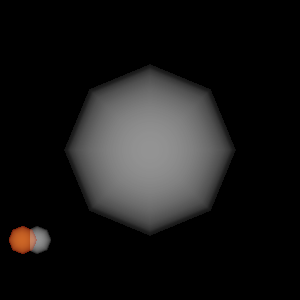

Write the Python code that produced this figure.
#!/usr/bin/env python

# Demonstrate depth peeling with two renderers using different viewports and layers.

import vtkmodules.vtkInteractionStyle  # noqa: F401
import vtkmodules.vtkRenderingOpenGL2  # noqa: F401

from vtkmodules.vtkFiltersSources import vtkSphereSource
from vtkmodules.vtkRenderingCore import (
    vtkActor,
    vtkPolyDataMapper,
    vtkRenderWindow,
    vtkRenderWindowInteractor,
    vtkRenderer,
)

# Sphere source
sphere = vtkSphereSource()
sphere.SetRadius(10)

mapper = vtkPolyDataMapper()
mapper.SetInputConnection(sphere.GetOutputPort())

# Main renderer (full viewport, layer 0)
renderer_0 = vtkRenderer()
renderer_0.LightFollowCameraOn()
renderer_0.TwoSidedLightingOn()
renderer_0.SetUseDepthPeeling(1)
renderer_0.SetMaximumNumberOfPeels(8)
renderer_0.SetOcclusionRatio(0.0)
renderer_0.SetLayer(0)

# Translucent sphere in main renderer
actor_0 = vtkActor()
actor_0.SetMapper(mapper)
actor_0.GetProperty().SetOpacity(0.35)
actor_0.SetPosition(0.0, 0.0, 1.0)
renderer_0.AddActor(actor_0)

# Inset renderer (small viewport, layer 1)
renderer_1 = vtkRenderer()
renderer_1.LightFollowCameraOn()
renderer_1.TwoSidedLightingOn()
renderer_1.SetUseDepthPeeling(1)
renderer_1.SetMaximumNumberOfPeels(8)
renderer_1.SetOcclusionRatio(0.0)
renderer_1.SetViewport(0.0, 0.1, 0.2, 0.3)
renderer_1.InteractiveOff()
renderer_1.SetLayer(1)

# Opaque warm-toned sphere in inset
actor_1 = vtkActor()
actor_1.SetMapper(mapper)
actor_1.GetProperty().SetAmbientColor(1.0, 0.0, 0.0)
actor_1.GetProperty().SetDiffuseColor(1.0, 0.8, 0.3)
actor_1.GetProperty().SetSpecular(0.0)
actor_1.GetProperty().SetDiffuse(0.5)
actor_1.GetProperty().SetAmbient(0.3)
renderer_1.AddActor(actor_1)

# Translucent sphere offset in inset
actor_2 = vtkActor()
actor_2.SetMapper(mapper)
actor_2.GetProperty().SetOpacity(0.35)
actor_2.SetPosition(10.0, 0.0, 0.0)
renderer_1.AddActor(actor_2)

# Render window with two layers
render_window = vtkRenderWindow()
render_window.SetAlphaBitPlanes(1)
render_window.SetMultiSamples(0)
render_window.SetNumberOfLayers(2)
render_window.AddRenderer(renderer_0)
render_window.AddRenderer(renderer_1)
render_window.SetWindowName("depth peeling pass viewport")

interactor = vtkRenderWindowInteractor()
interactor.SetRenderWindow(render_window)

# Scene
renderer_0.ResetCamera()
renderer_1.ResetCamera()

interactor.Initialize()
interactor.Start()
